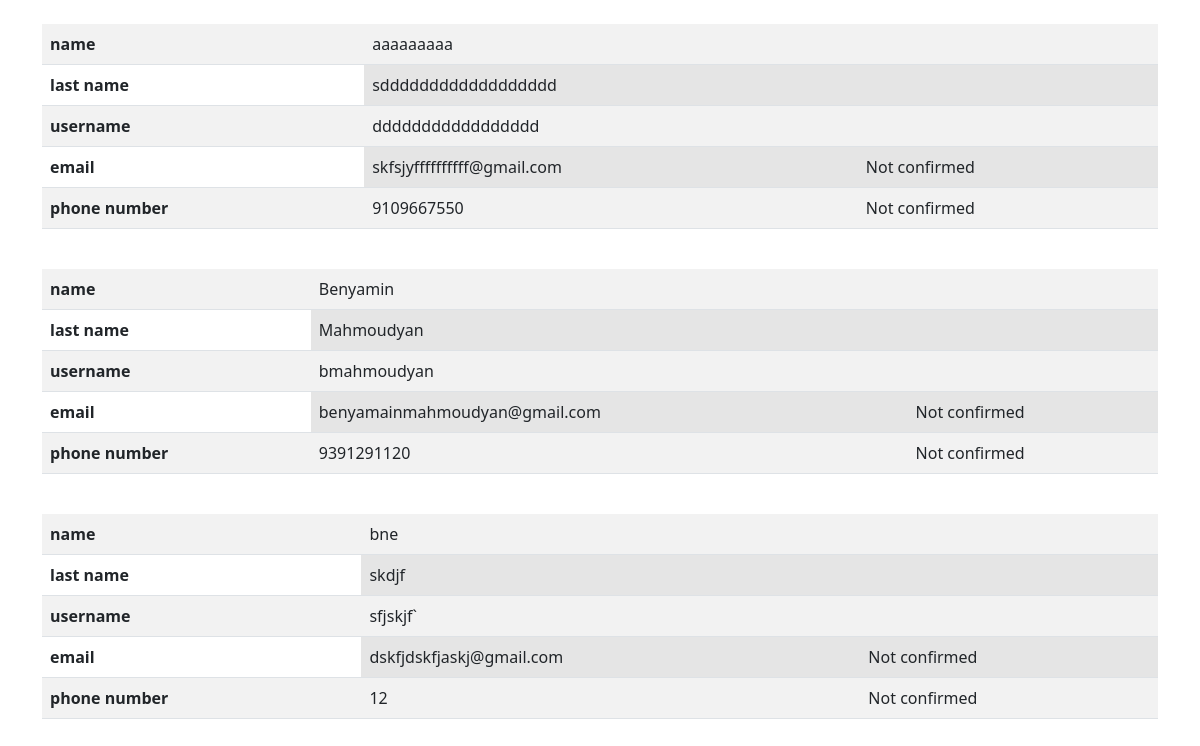
Before: /usersInfo with the older database file.
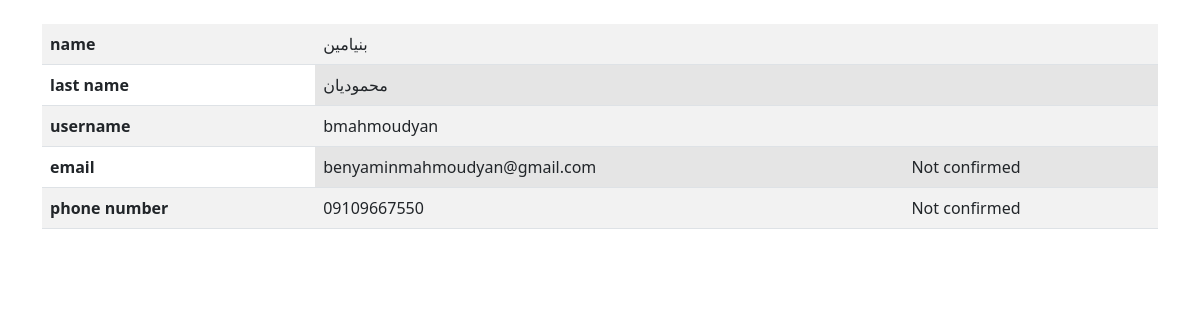
After: the same page with the newer database file.
### users/models.py (models this page shows, shortened)
class User(db.Model, UserMixin):
    id = db.Column(db.Integer, primary_key=True)
    name = db.Column(db.String(80), nullable=True)
    last_name = db.Column(db.String(80), nullable=True)
    username = db.Column(db.String(120), nullable=False, unique=True)
    email = db.Column(db.String(180), nullable=False, unique=True)
    email_is_Confirm = db.Column(db.Boolean, nullable=False, default=False)
    phone_number = db.Column(db.String(80), nullable=False, unique=True)
    phone_number_is_Confirm = db.Column(db.Boolean, nullable=False, default=False)
    password = db.Column(db.String(80), nullable=False)

### admin/routes.py (the view)
@admin.route('/usersInfo')
def users():
    users = User.query.all()
    return render_template('admin/usersInfo.html', users=users)

### templates/admin/usersInfo.html
{% extends "base.html" %}
{% block content %}
{% for user in users %}
<br>
<div class="container">
    <table class="table table-striped table-hover">
        <tbody>
            <tr>
                <th scope="row">name</th>
                <td colspan="2">{{ user.name }}</td>
                <td colspan="2"> </td>
            </tr>
            <tr>
                <th scope="row">last name</th>
                <td colspan="2" class="table-active">{{ user.last_name }}</td>
                <td colspan="2" class="table-active"> </td>
            </tr>
            <tr>
                <th scope="row">username</th>
                <td colspan="2">{{ user.username }}</td>
                <td colspan="2"> </td>
            </tr>
            <tr>
                <th scope="row">email</th>
                <td colspan="2" class="table-active">{{ user.email }}</td>
                {% if user.email_is_Confirm %}
                <td colspan="2" class="table-active">confirmed</td>
                {% else %}
                <td colspan="2" class="table-active">Not confirmed</td>
                {% endif %}
            </tr>
            <tr>
                <th scope="row">phone number</th>
                <td colspan="2">{{ user.phone_number }}</td>
                {% if user.phone_number_is_Confirm %}
                <td colspan="2">confirmed</td>
                {% else %}
                <td colspan="2">Not confirmed</td>
                {% endif %}
            </tr>
        </tbody>
    </table>
</div>
{% endfor %}
{% endblock content %}

### templates/base.html (shortened to what this page needs)
<!DOCTYPE html>
<html lang="en">
<head>
    <link href="https://cdn.jsdelivr.net/npm/bootstrap@5.0.0-beta2/dist/css/bootstrap.min.css" rel="stylesheet"
>
</head>
<body>
    {% block content %}
    {% endblock content %}
</body>
</html>

Changed rows visible on the page:
removed User: name "Benyamin", last_name "Mahmoudyan", username "bmahmoudyan", email "benyamainmahmoudyan@gmail.com", shows "Not confirmed", phone_number "9391291120"
removed User: name "bne", last_name "skdjf", username "sfjskjf`", email "dskfjdskfjaskj@gmail.com", shows "Not confirmed", phone_number "12"
changed User: name "aaaaaaaaa" → "بنیامین"; last_name "sdddddddddddddddddd" → "محمودیان"; username "ddddddddddddddddd" → "bmahmoudyan"; email "skfsjyffffffffff@gmail.com" → "benyaminmahmoudyan@gmail.com"; phone_number "9109667550" → "09109667550"
